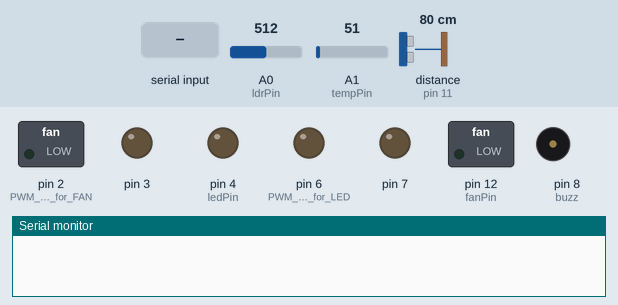
Bench run of a sketch on a simulated Arduino Mega 2560, built with avr-gcc and run on an emulated ATmega2560. Shown: switched loads named in the sketch (green lamp = pin HIGH), output pins drawn as LEDs (lit = HIGH), buzzer (waves = sounding), the last lines printed to the serial monitor. Wiring (inferred from the names in the program): ultrasonic range finder: trigger pin 9; echo pin 11. Inputs (shaded band) come from the test bench; at power-on: distance to the obstacle (sensor on pin 11) 80 cm, A0 (ldrPin) = 512, A1 (tempPin) = 51. The echo pulse lasts 58.3 µs per cm; pins used as bus, display or sensor lines are not drawn.

Above: at 1.8 s.
1.9 s: distance to the obstacle (sensor on pin 11) set to 23 cm
3.4 s: distance to the obstacle (sensor on pin 11) set to 19 cm
At 6.8 s:
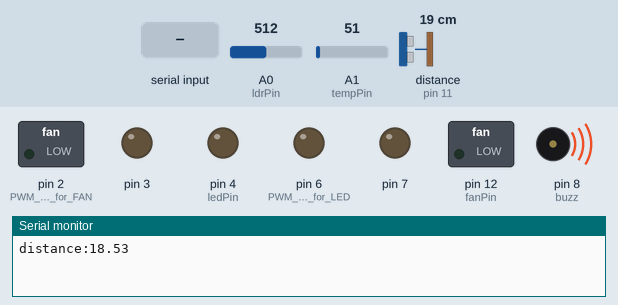
7.6 s: "1\n" received over the second serial link
At 10.8 s:
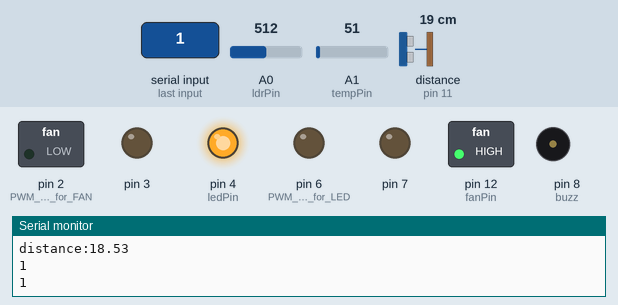
11.8 s: "0\n" received over the second serial link
At 14.5 s:
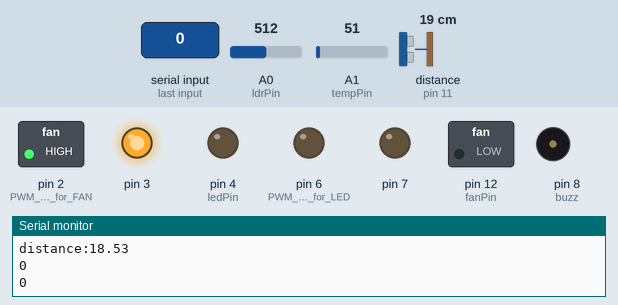
16.0 s: "2\n" received over the second serial link
At 18.1 s:
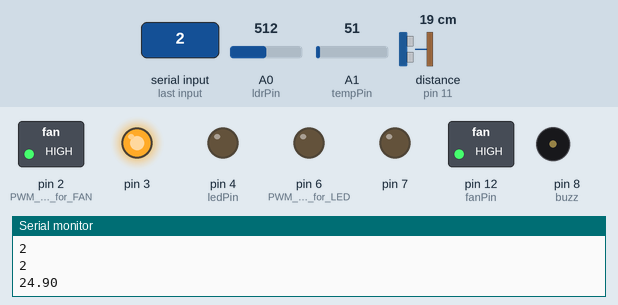
20.2 s: "3\n" received over the second serial link
At 24.8 s:
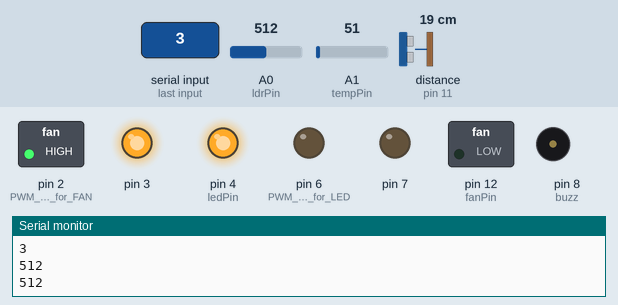
Timing chart, 0 to 25.4 s (numbered marks = the images above; inputs shaded):
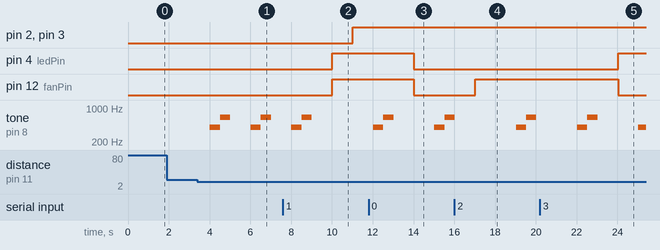

Measured:
- the behaviour switches between 21 and 20 cm on distance to the obstacle (sensor on pin 11) (found by bisection; images 0 and 1)
- after the input at 1.9 s, every drawn part: stays the same
- after the input at 3.4 s, tone on pin 8 (buzz): plays 400 Hz for 0.50 s, 650 Hz for 0.50 s, 400 Hz for 0.50 s, 650 Hz for 0.50 s, starting after 0.61 s
- after the input at 7.6 s, pin 2 (PWM_Pin_for_FAN), pin 3: LOW → HIGH after 3.4 s; pin 4 (ledPin), pin 12 (fanPin): LOW → HIGH after 2.4 s; tone on pin 8 (buzz): goes on until 9.0 s, then stays silent
- after the input at 11.8 s, pin 4 (ledPin), pin 12 (fanPin): HIGH → LOW after 2.2 s
- after the input at 16.0 s, pin 12 (fanPin): LOW → HIGH after 1.0 s
- after the input at 20.2 s, pin 4 (ledPin): LOW → HIGH after 3.8 s; pin 12 (fanPin): HIGH → LOW after 3.8 s

The sketch:

Bluetooth.ino
```cpp
int trig=9; int echo=11; double duration;
int buzz=8;
float val;
int Pin=A0;
int flag = 0;

int Buzz = 8;

const int ldrPin = A0; //Light Dependent Resistor (LDR) Pin
const int ledPin = 4; //Led relay Pin
const int fanPin = 12; //Fan relay Pin
float number;
int tempPin=A1;
String btstring; //to read string sent via bluetooth app
int t =-1; // to convert btstring to integer


long long a = 0;
//long long b;

void setup()
{
  Serial.begin(115200);

  //Buzzer Setup

  pinMode(Buzz, OUTPUT);

  //LED Setup

  pinMode(ledPin, OUTPUT); // Relay pin for LED Setup (ledPin = 5)
  pinMode(ldrPin, INPUT);
  pinMode(tempPin, INPUT);
  pinMode(6, OUTPUT); //PWM Pin for LED


  //Fan Setup
  pinMode(fanPin, OUTPUT); // Relay pin for LED Setup (fanPin = 7)
  pinMode(2, OUTPUT); //PWM Pin for FAN


  //Bluetooth Setup

  Serial2.begin(9600);

  //Ultrasonic Setup
  pinMode(trig,OUTPUT);
  pinMode(echo,INPUT);
  pinMode(buzz,OUTPUT);


}

void Lamp_control()
{
  int ldrStatus = analogRead(ldrPin);
  Serial.print(ldrStatus);
  Serial.print("\n");
  if (ldrStatus <= 30)
  {
    analogWrite(2,1023);
    Serial.println(ldrStatus);
  }

  else if (ldrStatus > 30 && ldrStatus <200)
  {
    analogWrite(2,900);
    Serial.println(ldrStatus);
  }

  else if (ldrStatus > 200 && ldrStatus < 350  )
  {
    analogWrite(2,800);
    Serial.println(ldrStatus);
  }
  else if ( ldrStatus >350 && ldrStatus <600 )
  {
    analogWrite(2,450);
    Serial.println(ldrStatus);
  }
 else if(ldrStatus>=600)
 {
   analogWrite(2,10);
 }
//  delay(500);
}


void Fan_control(float temp)
{
  if(temp>29)
   {
    analogWrite(3,1023);
   }
  else if(temp>26)
   {
    analogWrite(3,900);
   }
   else
   {
     analogWrite(3,875);
   }
}
float printtemp()
{
  val=analogRead(tempPin);
  float mv = (val/1024.0)*5000;
  mv=mv/10;
  // Serial.print("Temperature in *C :");
  // Serial.println(mv);
  delay(1000);
  return mv;
}

void loop() {

  number = printtemp();

  // put your main code here, to run repeatedly:
  digitalWrite(trig,LOW);
  delayMicroseconds(2);
  digitalWrite(trig,HIGH);
  delayMicroseconds(10);
  digitalWrite(trig,LOW);
  duration=pulseIn(echo,HIGH);
  double d=(double)(duration*0.0340)/2.0;

  // if(d<35 && d>15)
  // {
  //   tone(buzz, 100); // Send 1KHz sound signal...
  //   delay(1000);        // ...for 1 sec
  //   noTone(buzz);     // Stop sound...
  //   delay(1000);        // ...for 1sec
  // }
   if (d<20)
{
  tone(buzz, 400, 500); //the buzzer emit sound at 400 Hz for 500 millis
  delay(500); //wait 500 millis
  tone(buzz, 650, 500); //the buzzer emit sound at 650 Hz for 500 millis
  delay(500); //wait 500 millis
  Serial.print("distance:");
  Serial.println(d);
}

  if(Serial2.available())
  {
    btstring = Serial2.readString();
    Serial.println(btstring);
    t = btstring.toInt();
    //A = String(btstring);

    if(t==1) //both on
    {
      Serial.println(t);
      digitalWrite(ledPin, HIGH);
      digitalWrite(fanPin, HIGH);
      // while(t==1)
      // {
      //Lamp_control();

      // }
    }
    if(t== 0) //both off
    {
      Serial.println(t);
      digitalWrite(ledPin, LOW);
      analogWrite(6,0);
      digitalWrite(fanPin, LOW);
      analogWrite(7,0);
    }
    if(t== 2) // f on, led off
    {
      Serial.println(t);

      digitalWrite(fanPin, HIGH);
      digitalWrite(ledPin, LOW);
      analogWrite(6,0);
      // number=printtemp();
      // Fan_control(number);
    }
    if(t==3) // f off, led on
    {
      Serial.println(t);
      digitalWrite(ledPin, HIGH);
      digitalWrite(fanPin, LOW);
      analogWrite(7,0);
    }
  }
if(t==1)
{
  number=printtemp();
  Serial.print("Temp: ");
  Serial.print(number);
  Serial.print('\n');
  Fan_control(number);
  Lamp_control();

}
if(t==2)
{
  number=printtemp();
  Serial.print(number);
  Fan_control(number);
}
if(t==3)
{
  Lamp_control();
}
}


// void loop() {
//   // put your main code here, to run repeatedly:
//   digitalWrite(trig,LOW);
//   delayMicroseconds(2);
//   digitalWrite(trig,HIGH);
//   delayMicroseconds(10);
//   digitalWrite(trig,LOW);
//   duration=pulseIn(echo,HIGH);
//   double d=(double)(duration*0.0340)/2.0;

//   if(d<35 && d>15)
//   {
//     tone(buzz, 100); // Send 1KHz sound signal...
//     delay(1000);        // ...for 1 sec
//     noTone(buzz);     // Stop sound...
//     delay(1000);        // ...for 1sec
//   }
// if (d<15)
// {
// tone(buzz, 400, 500); //the buzzer emit sound at 400 MHz for 500 millis
//   delay(500); //wait 500 millis
//   tone(buzz, 650, 500); //the buzzer emit sound at 650 MHz for 500 millis
//   delay(500); //wait 500 millis
//   Serial.print("distance:");
//   Serial.println(d);
// }


// }
```
